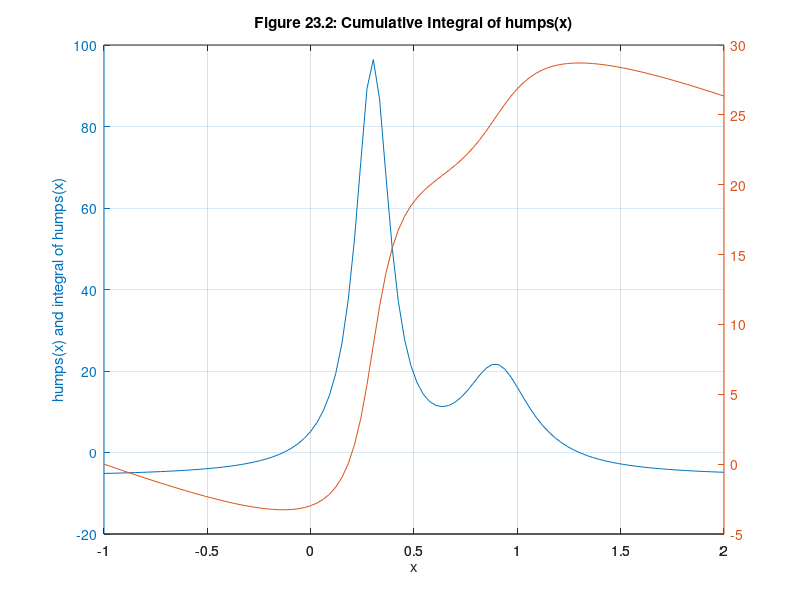

Write the MATLAB code that produced this figure.
% MATLAB Script: IntegrationPlot.m

x = linspace(-1,2,100);
y = humps(x);
z = cumtrapz(x,y);
size(z)

plotyy(x,y,x,z)
grid on
xlabel('x')
ylabel('humps(x) and integral of humps(x)')
title('Figure 23.2: Cumulative Integral of humps(x)')
